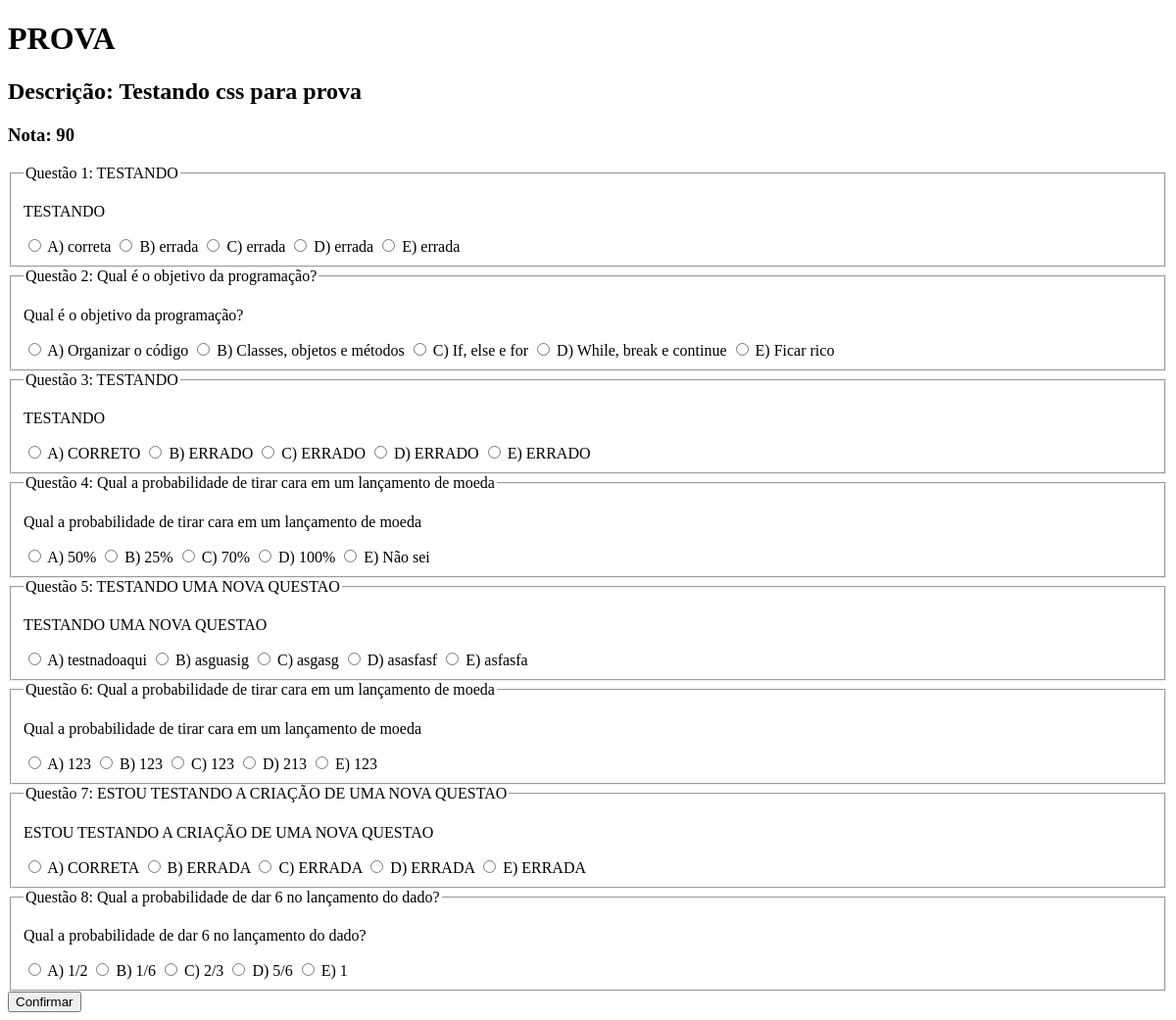
The page /provas/6/ (signed in) on the database as committed earlier.
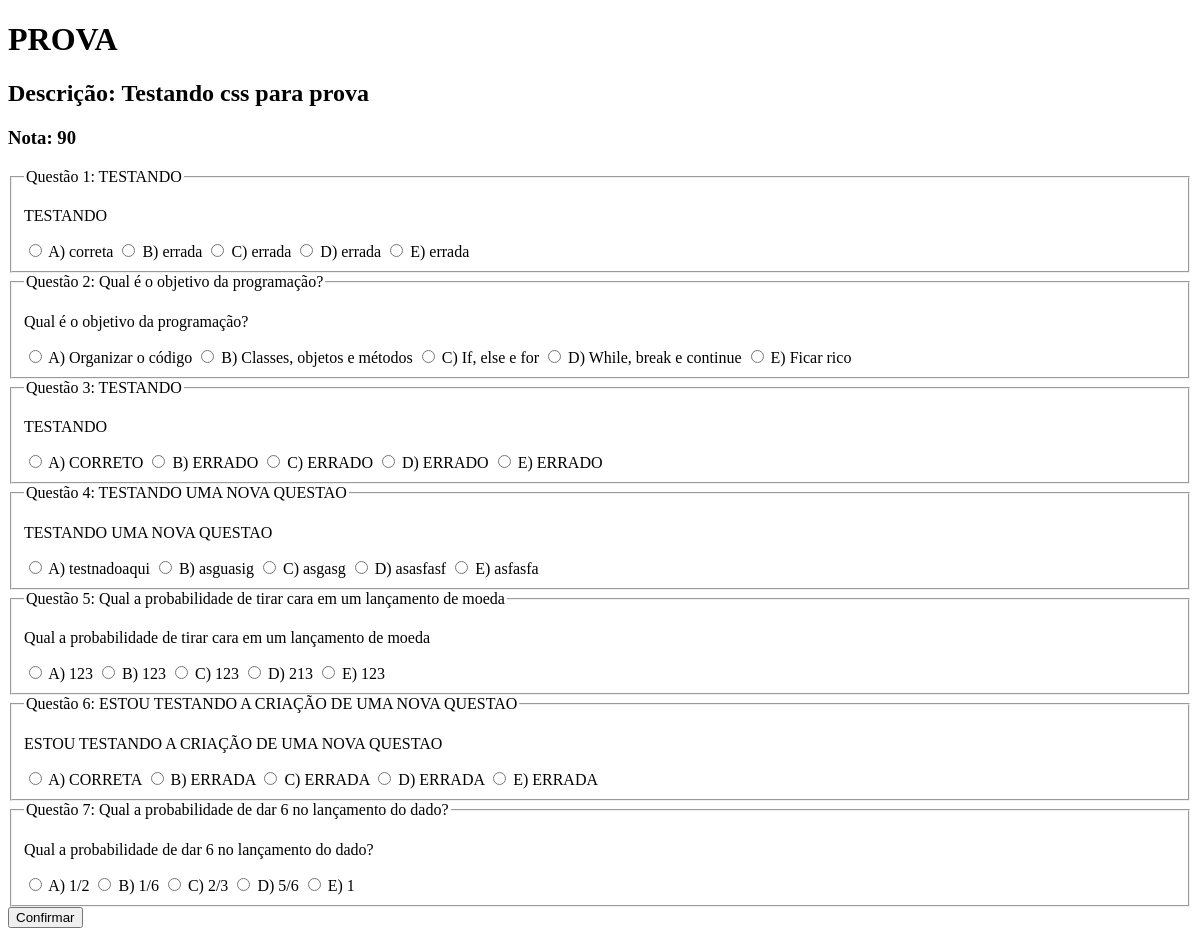
The same page on the database as committed later.
### moodle/models.py (models this page shows, shortened)
class Prova(models.Model):
    nota_total = models.IntegerField()
    disciplina = models.ForeignKey(
        Disciplina, null=True, on_delete=models.SET_NULL)
    questao = models.ManyToManyField(Questao)
    descricao = models.TextField(null=True, blank=True)
    finalizada = models.BooleanField(default=False)
    data = models.DateTimeField(default=datetime.datetime.now)
    professor = models.ForeignKey(Professor, on_delete=models.CASCADE)

class Questao(models.Model):
    gabarito_choices = (
        ('A', 'A'),
        ('B', 'B'),
        ('C', 'C'),
        ('D', 'D'),
        ('E', 'E')
    )
    peso = models.IntegerField()
    gabarito = models.CharField(max_length=1, choices=gabarito_choices)
    enunciado = models.TextField()
    departamento = models.ForeignKey(Departamento, on_delete=models.CASCADE)
    professor = models.ForeignKey(Professor, on_delete=models.CASCADE)
    def __str__(self):
        return self.enunciado

class Alternativa(models.Model):
    opcoes = (
        ('A', 'A'),
        ('B', 'B'),
        ('C', 'C'),
        ('D', 'D'),
        ('E', 'E')
    )
    questao = models.ForeignKey(Questao, on_delete=models.CASCADE)
    texto_alternativa = models.CharField(max_length=255)
    alternativa = models.CharField(max_length=1, choices=opcoes)

### moodle/views/ProvaView.py (the view)
# urls.py: path('provas/<int:prova_id>/', ProvaView.exibirProva, name='exibir-prova'),
@login_required(login_url='user:login')
def exibirProva(req, prova_id):
  prova = models.Prova.objects.get(pk=prova_id)
  questoes = prova.questao.all()
  return render(req, 'moodle/prova/fazer_prova.html', {
    'questoes': questoes,
    'prova': prova,
  })

### templates/moodle/prova/fazer_prova.html (shortened to what this page needs)
<!DOCTYPE html>
<html lang="en">
<head>
</head>
<body>
  <h1>PROVA</h1>
  <div>
    <h2>Descrição: {{prova.descricao}}</h2>
    <h3>Nota: {{prova.nota_total}}</h3>
  </div>
  <form action="{% url 'moodle:corrigir-prova' prova.id%}" method="post">
    {% for questao in questoes %}
      <fieldset>
        <legend>Questão {{ forloop.counter }}: {{ questao }}</legend>
        <p>{{questao.enunciado}}</p>
        {% for op in questao.alternativa_set.all %}
          <input type="radio" name="question{{ questao.id }}" value="{{op.alternativa}}" required>
          <label for="{{op.alternativa}}{{ questao.id }}">{{op.alternativa}}) {{op.texto_alternativa}}</label>
        {% endfor %}
      </fieldset>
    {% endfor %}
    <button type="submit">Confirmar</button>
  </form>
</body>
</html>

Rows that differ between the two databases and show on the page:
removed Questao: enunciado "Qual a probabilidade de tirar cara em um lançamento de moeda"
removed Alternativa: alternativa "A", texto_alternativa "50%", shown under "Qual a probabilidade de tirar cara em um lançamento de moeda"
removed Alternativa: alternativa "B", texto_alternativa "25%", shown under "Qual a probabilidade de tirar cara em um lançamento de moeda"
removed Alternativa: alternativa "C", texto_alternativa "70%", shown under "Qual a probabilidade de tirar cara em um lançamento de moeda"
removed Alternativa: alternativa "D", texto_alternativa "100%", shown under "Qual a probabilidade de tirar cara em um lançamento de moeda"
removed Alternativa: alternativa "E", texto_alternativa "Não sei", shown under "Qual a probabilidade de tirar cara em um lançamento de moeda"
